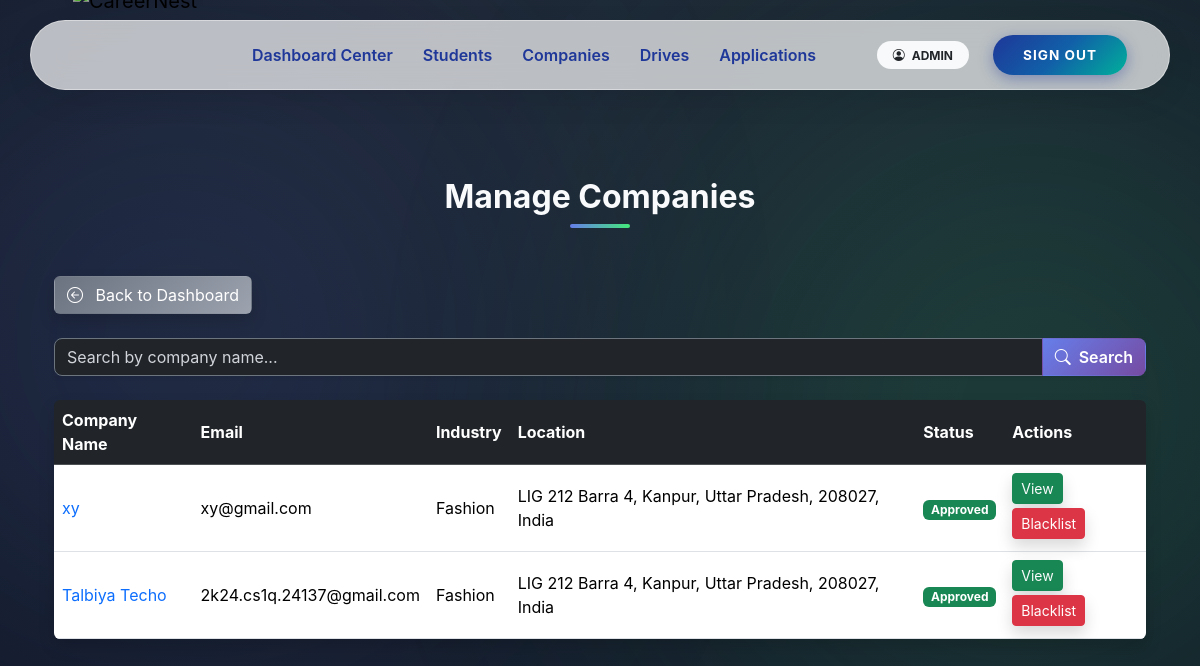
The app's page /admin/companies (signed in), older data.
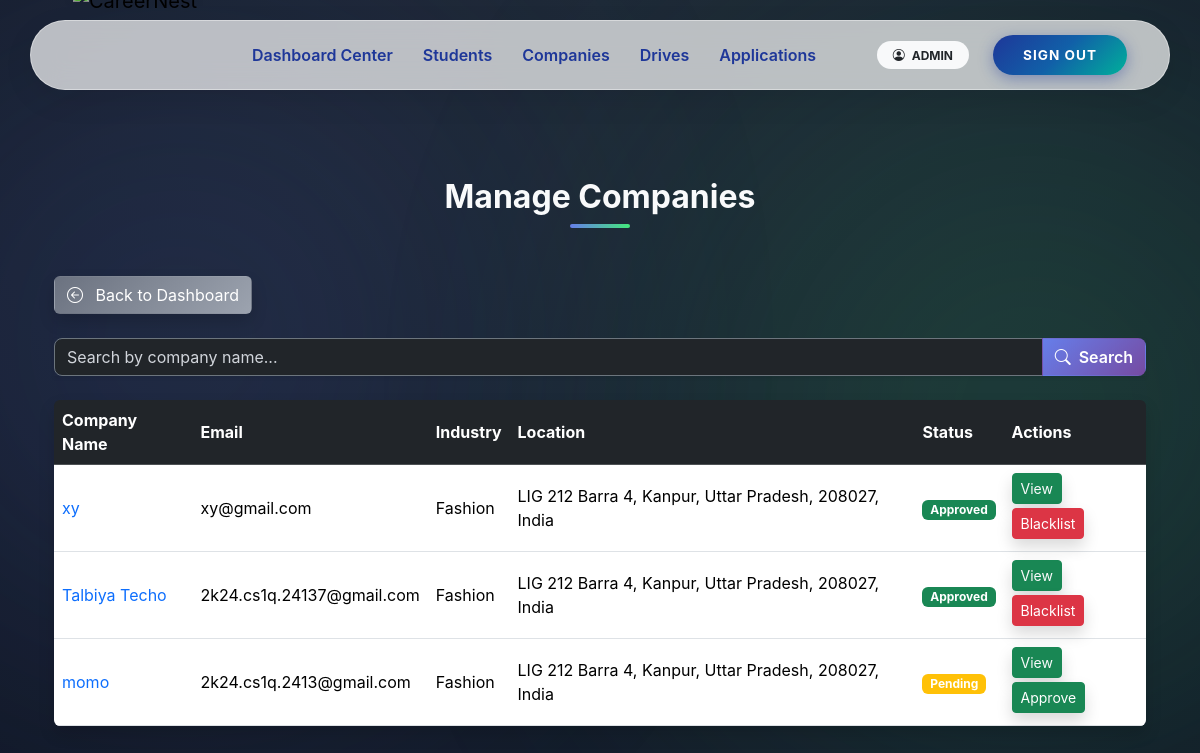
The same page, newer data.
### app/models.py (models this page shows, shortened)
class User(UserMixin, db.Model):
    __tablename__ = "users"
    user_id = db.Column(db.Integer, primary_key=True)
    email = db.Column(db.String(120), unique=True, nullable=False)
    password_hash = db.Column(db.String(255), nullable=False)
    role = db.Column(db.String(20), nullable=False)
    is_active = db.Column(db.Boolean, default=True)
    is_approved = db.Column(db.Boolean, default=False)
    is_blacklisted = db.Column(db.Boolean, default=False)
    created_at = db.Column(db.DateTime, default=datetime.utcnow)
    student = db.relationship(
        "Student",
        back_populates="user",
        uselist=False,
        cascade="all, delete-orphan"
    )
    company = db.relationship(
        "Company",
        back_populates="user",
        uselist=False,
        cascade="all, delete-orphan"
    )
    admin = db.relationship(
        "Admin",
        back_populates="user",
        uselist=False,
        cascade="all, delete-orphan"
    )

class Company(db.Model):
    __tablename__ = "companies"
    user_id = db.Column(
        db.Integer,
        db.ForeignKey("users.user_id", ondelete="CASCADE"),
        primary_key=True
    )
    company_name = db.Column(db.String(150), nullable=False)
    industry = db.Column(db.String(100))
    location = db.Column(db.String(200))
    website = db.Column(db.String(200))
    contact_person = db.Column(db.String(100))
    contact_phone = db.Column(db.String(20))
    description = db.Column(db.Text)
    user = db.relationship("User", back_populates="company")
    drives = db.relationship(
        "PlacementDrive",
        back_populates="company",
        cascade="all, delete-orphan"
    )

### app/admin/routes.py (the view)
@admin_bp.route('/companies')
@login_required
@role_required('admin')
def companies():
    q = request.args.get('q', '')
    query = User.query.filter_by(role='company')
    if q:
        query = query.join(Company).filter(Company.company_name.ilike(f'%{q}%'))
    companies = query.all()
    return render_template('admin/companies.html', companies=companies, q=q)

### app/utils.py (called while the page is built)
def role_required(required_role):
    def decorator(f):
        @wraps(f)
        def decorated_function(*args, **kwargs):
            if not current_user.is_authenticated:
                abort(401)
            if current_user.role != required_role:
                abort(403)
            if required_role in ["student", "company"] and not current_user.is_approved:
                abort(403)
            if current_user.is_blacklisted:
                abort(403)
            return f(*args, **kwargs)
        return decorated_function
    return decorator

### app/templates/admin/companies.html (shortened to what this page needs)
{% extends 'base.html' %}
{% block content %}
<div class="dashboard-bg">
  <div class="container position-relative">
    <h2 class="section-heading text-center mb-5">Manage Companies</h2>
    <a href="{{ url_for('admin.dashboard') }}" class="btn btn-gradient-secondary mb-4 shadow hover-glow text-white">
      <i class="bi bi-arrow-left-circle me-2"></i> Back to Dashboard
    </a>
    <form method="GET" class="mb-4">
      <div class="input-group shadow-sm">
        <input type="text" name="q" class="form-control bg-dark text-white border border-secondary"
               placeholder="Search by company name..." value="{{ q }}">
        <button class="btn btn-gradient-primary text-white" type="submit"><i class="bi bi-search me-1"></i> Search</button>
      </div>
    </form>
    {% if companies %}
    <div class="table-responsive shadow rounded">
      <table class="table table-hover align-middle mb-0 text-white">
        <thead class="table-dark">
          <tr>
            <th>Company Name</th>
            <th>Email</th>
            <th>Industry</th>
            <th>Location</th>
            <th>Status</th>
            <th>Actions</th>
          </tr>
        </thead>
        <tbody>
          {% for user in companies %}
          <tr>
            <td>
              <a href="{{ url_for('admin.company_detail', user_id=user.user_id) }}" class="text-primary text-decoration-none">
                {{ user.company.company_name if user.company else 'N/A' }}
              </a>
            </td>
            <td>{{ user.email }}</td>
            <td>{{ user.company.industry if user.company else 'N/A' }}</td>
            <td>{{ user.company.location if user.company else 'N/A' }}</td>
            <td>
              {% if user.is_blacklisted %}
              <span class="badge bg-danger">Blacklisted</span>
              {% elif user.is_approved %}
              <span class="badge bg-success">Approved</span>
              {% else %}
              <span class="badge bg-warning">Pending</span>
              {% endif %}
            </td>
            <td>
              <a href="{{ url_for('admin.company_detail', user_id=user.user_id) }}"
                 class="btn  btn-success btn-sm mb-1 shadow hover-glow">View</a>
              {% if not user.is_approved %}
              <form action="{{ url_for('admin.approve_company', user_id=user.user_id) }}" method="POST" style="display:inline;">
                <button type="submit" class="btn btn-success btn-sm mb-1 shadow hover-glow">Approve</button>
              </form>
              {% endif %}
              {% if user.is_blacklisted %}
              <form action="{{ url_for('admin.blacklist_company', user_id=user.user_id) }}" method="POST" style="display:inline;">
                <button type="submit" class="btn btn-success btn-sm mb-1 shadow hover-glow">Unblacklist</button>
              </form>
              {% elif user.is_approved %}
              <form action="{{ url_for('admin.blacklist_company', user_id=user.user_id) }}" method="POST" style="display:inline;">
                <button type="submit" class="btn btn-danger btn-sm mb-1 shadow hover-glow">Blacklist</button>
              </form>
              {% endif %}
            </td>
          </tr>
          {% endfor %}
        </tbody>
      </table>
    </div>
    {% else %}
    <div class="alert alert-info shadow rounded">No companies found.</div>
    {% endif %}
  </div>
</div>
{% endblock %}

Row changes from the older to the newer data that the page shows:
added User: company "momo", email "2k24.cs1q.2413@gmail.com", company "Fashion", company "LIG 212 Barra 4, Kanpur, Uttar Pradesh, 208027, India", is_blacklisted "Pending"
